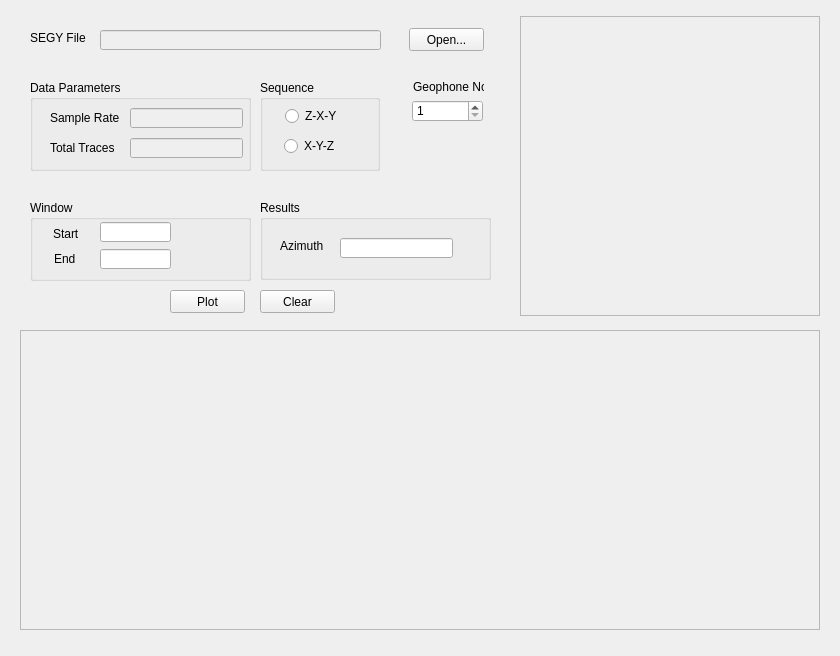
<?xml version="1.0" encoding="UTF-8"?>
<ui version="4.0">
 <class>Hodogram</class>
 <widget class="QWidget" name="Hodogram">
  <property name="geometry">
   <rect>
    <x>0</x>
    <y>0</y>
    <width>840</width>
    <height>656</height>
   </rect>
  </property>
  <property name="windowTitle">
   <string>Form</string>
  </property>
  <widget class="QScrollArea" name="TracePLotArea">
   <property name="geometry">
    <rect>
     <x>20</x>
     <y>330</y>
     <width>800</width>
     <height>300</height>
    </rect>
   </property>
   <property name="minimumSize">
    <size>
     <width>800</width>
     <height>300</height>
    </size>
   </property>
   <property name="maximumSize">
    <size>
     <width>800</width>
     <height>300</height>
    </size>
   </property>
   <property name="widgetResizable">
    <bool>true</bool>
   </property>
   <widget class="QWidget" name="scrollAreaWidgetContents">
    <property name="geometry">
     <rect>
      <x>0</x>
      <y>0</y>
      <width>798</width>
      <height>298</height>
     </rect>
    </property>
   </widget>
  </widget>
  <widget class="QScrollArea" name="HodogramArea">
   <property name="geometry">
    <rect>
     <x>520</x>
     <y>16</y>
     <width>300</width>
     <height>300</height>
    </rect>
   </property>
   <property name="minimumSize">
    <size>
     <width>300</width>
     <height>300</height>
    </size>
   </property>
   <property name="maximumSize">
    <size>
     <width>300</width>
     <height>300</height>
    </size>
   </property>
   <property name="widgetResizable">
    <bool>true</bool>
   </property>
   <widget class="QWidget" name="scrollAreaWidgetContents_2">
    <property name="geometry">
     <rect>
      <x>0</x>
      <y>0</y>
      <width>298</width>
      <height>298</height>
     </rect>
    </property>
   </widget>
  </widget>
  <widget class="QLabel" name="label">
   <property name="geometry">
    <rect>
     <x>30</x>
     <y>30</y>
     <width>61</width>
     <height>16</height>
    </rect>
   </property>
   <property name="text">
    <string>SEGY File</string>
   </property>
  </widget>
  <widget class="QLineEdit" name="edtFileName">
   <property name="enabled">
    <bool>false</bool>
   </property>
   <property name="geometry">
    <rect>
     <x>100</x>
     <y>30</y>
     <width>281</width>
     <height>20</height>
    </rect>
   </property>
  </widget>
  <widget class="QPushButton" name="btnOpen">
   <property name="geometry">
    <rect>
     <x>409</x>
     <y>28</y>
     <width>75</width>
     <height>23</height>
    </rect>
   </property>
   <property name="text">
    <string>Open...</string>
   </property>
  </widget>
  <widget class="QGroupBox" name="groupBox">
   <property name="geometry">
    <rect>
     <x>30</x>
     <y>200</y>
     <width>221</width>
     <height>81</height>
    </rect>
   </property>
   <property name="title">
    <string>Window</string>
   </property>
   <widget class="QLabel" name="label_2">
    <property name="geometry">
     <rect>
      <x>23</x>
      <y>28</y>
      <width>54</width>
      <height>12</height>
     </rect>
    </property>
    <property name="text">
     <string>Start</string>
    </property>
   </widget>
   <widget class="QLabel" name="label_3">
    <property name="geometry">
     <rect>
      <x>24</x>
      <y>53</y>
      <width>54</width>
      <height>12</height>
     </rect>
    </property>
    <property name="text">
     <string>End</string>
    </property>
   </widget>
   <widget class="QLineEdit" name="edtStart">
    <property name="geometry">
     <rect>
      <x>70</x>
      <y>22</y>
      <width>71</width>
      <height>20</height>
     </rect>
    </property>
   </widget>
   <widget class="QLineEdit" name="edtEnd">
    <property name="geometry">
     <rect>
      <x>70</x>
      <y>49</y>
      <width>71</width>
      <height>20</height>
     </rect>
    </property>
   </widget>
  </widget>
  <widget class="QPushButton" name="btnPlot">
   <property name="geometry">
    <rect>
     <x>170</x>
     <y>290</y>
     <width>75</width>
     <height>23</height>
    </rect>
   </property>
   <property name="text">
    <string>Plot</string>
   </property>
  </widget>
  <widget class="QPushButton" name="btnClear">
   <property name="geometry">
    <rect>
     <x>260</x>
     <y>290</y>
     <width>75</width>
     <height>23</height>
    </rect>
   </property>
   <property name="text">
    <string>Clear</string>
   </property>
  </widget>
  <widget class="QGroupBox" name="groupBox_2">
   <property name="geometry">
    <rect>
     <x>30</x>
     <y>80</y>
     <width>221</width>
     <height>91</height>
    </rect>
   </property>
   <property name="title">
    <string>Data Parameters</string>
   </property>
   <widget class="QLineEdit" name="edtSampleRate">
    <property name="enabled">
     <bool>false</bool>
    </property>
    <property name="geometry">
     <rect>
      <x>100</x>
      <y>28</y>
      <width>113</width>
      <height>20</height>
     </rect>
    </property>
   </widget>
   <widget class="QLabel" name="label_4">
    <property name="geometry">
     <rect>
      <x>20</x>
      <y>30</y>
      <width>81</width>
      <height>16</height>
     </rect>
    </property>
    <property name="text">
     <string>Sample Rate</string>
    </property>
   </widget>
   <widget class="QLabel" name="label_5">
    <property name="geometry">
     <rect>
      <x>20</x>
      <y>60</y>
      <width>81</width>
      <height>16</height>
     </rect>
    </property>
    <property name="text">
     <string>Total Traces</string>
    </property>
   </widget>
   <widget class="QLineEdit" name="edtTotalTraces">
    <property name="enabled">
     <bool>false</bool>
    </property>
    <property name="geometry">
     <rect>
      <x>100</x>
      <y>58</y>
      <width>113</width>
      <height>20</height>
     </rect>
    </property>
   </widget>
  </widget>
  <widget class="QLabel" name="label_6">
   <property name="geometry">
    <rect>
     <x>413</x>
     <y>77</y>
     <width>71</width>
     <height>20</height>
    </rect>
   </property>
   <property name="text">
    <string>Geophone No.</string>
   </property>
  </widget>
  <widget class="QSpinBox" name="spinBox">
   <property name="geometry">
    <rect>
     <x>412</x>
     <y>100</y>
     <width>71</width>
     <height>22</height>
    </rect>
   </property>
   <property name="minimum">
    <number>1</number>
   </property>
  </widget>
  <widget class="QGroupBox" name="groupBox_3">
   <property name="geometry">
    <rect>
     <x>260</x>
     <y>80</y>
     <width>120</width>
     <height>91</height>
    </rect>
   </property>
   <property name="title">
    <string>Sequence</string>
   </property>
   <widget class="QRadioButton" name="radioZXY">
    <property name="geometry">
     <rect>
      <x>25</x>
      <y>28</y>
      <width>89</width>
      <height>16</height>
     </rect>
    </property>
    <property name="text">
     <string>Z-X-Y</string>
    </property>
   </widget>
   <widget class="QRadioButton" name="radioXYZ">
    <property name="geometry">
     <rect>
      <x>24</x>
      <y>58</y>
      <width>89</width>
      <height>16</height>
     </rect>
    </property>
    <property name="text">
     <string>X-Y-Z</string>
    </property>
   </widget>
  </widget>
  <widget class="QGroupBox" name="groupBox_4">
   <property name="geometry">
    <rect>
     <x>260</x>
     <y>200</y>
     <width>231</width>
     <height>80</height>
    </rect>
   </property>
   <property name="title">
    <string>Results</string>
   </property>
   <widget class="QLabel" name="label_7">
    <property name="geometry">
     <rect>
      <x>20</x>
      <y>40</y>
      <width>54</width>
      <height>12</height>
     </rect>
    </property>
    <property name="text">
     <string>Azimuth</string>
    </property>
   </widget>
   <widget class="QLineEdit" name="edtAzimuth">
    <property name="geometry">
     <rect>
      <x>80</x>
      <y>38</y>
      <width>113</width>
      <height>20</height>
     </rect>
    </property>
   </widget>
  </widget>
 </widget>
 <resources/>
 <connections/>
</ui>
